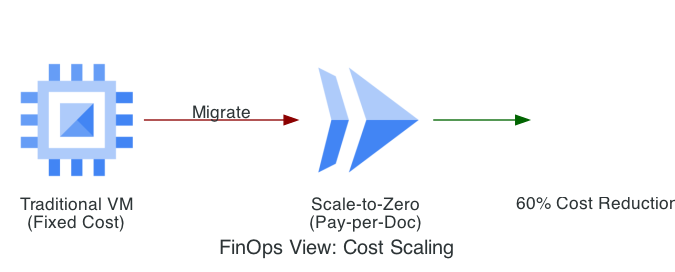

Recreate this plot in Python.
from diagrams import Diagram, Edge
from diagrams.generic.blank import Blank
from diagrams.gcp.compute import GCE, Run

graph_attr = {"pad": "0.1", "nodesep": "0.8", "ranksep": "1.0", "bgcolor": "transparent"}

with Diagram("FinOps View: Cost Scaling", show=False, filename="doc_finops_spend", direction="LR", graph_attr=graph_attr):
    legacy = GCE("Traditional VM\n(Fixed Cost)")
    target = Run("Scale-to-Zero\n(Pay-per-Doc)")
    savings = Blank("60% Cost Reduction")

    legacy >> Edge(label="Migrate", color="darkred") >> target >> Edge(color="darkgreen") >> savings
